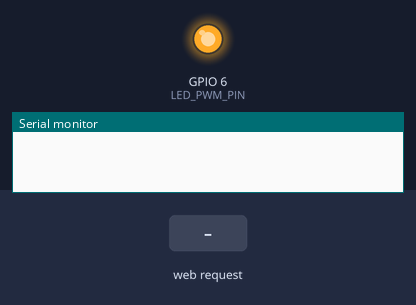
The sketch below on a simulated ESP32-C3. On the bench: output pins drawn as LEDs (lit = HIGH), the last lines printed to the serial monitor. The test bench sets the inputs (shaded band).

Above: at 0.1 s.
At 2.0 s:
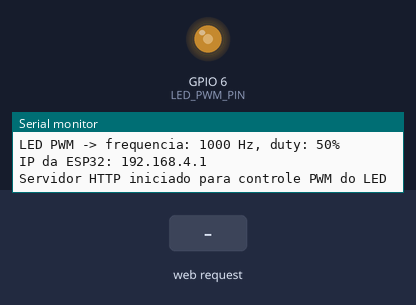
2.1 s: HTTP request GET /set?freq=120 received
At 2.6 s:
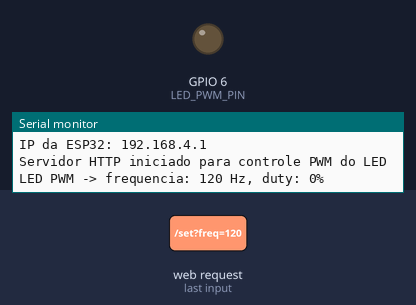
Timing chart, 0 to 5.1 s (numbered marks = the images above; inputs shaded):
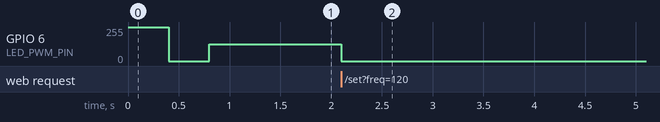

The sketch:

webserver_led.ino
```cpp
#include <Arduino.h>
#include <WiFi.h>
#include <WebServer.h>

const char* ssid = "ESP32_do_grupinho_s";
const char* password = "12345678";

WebServer server(80);

const uint8_t LED_PWM_PIN = 6;
const uint8_t LED_PWM_RESOLUTION = 14;

uint32_t ledFrequency = 1000;
uint8_t ledDutyPercent = 50;

uint32_t maxDuty(uint8_t resolution) {
    return (1UL << resolution) - 1;
}

bool setupPwm(uint8_t pin, uint32_t freq, uint8_t resolution) {
    return ledcAttach(pin, freq, resolution);
}

bool changeFrequency(uint8_t pin, uint32_t freq, uint8_t resolution) {
    return ledcChangeFrequency(pin, freq, resolution) != 0;
}

void writeDuty(uint8_t pin, uint32_t duty) {
    ledcWrite(pin, duty);
}

uint32_t dutyFromPercent(uint8_t percent) {
    percent = constrain(percent, 0, 100);
    return (maxDuty(LED_PWM_RESOLUTION) * percent) / 100;
}

String paginaHTML() {
    String html = R"rawliteral(
<!DOCTYPE html>
<html>
<head>
    <meta charset="UTF-8">
    <meta name="viewport" content="width=device-width, initial-scale=1.0">
    <title>PWM LED ESP32-C3</title>
    <style>
        body {
            font-family: Arial;
            background-color: #1e1e2f;
            color: white;
            display: flex;
            justify-content: center;
            align-items: center;
            min-height: 100vh;
            margin: 0;
        }
        .container {
            background-color: #2b2b40;
            padding: 36px;
            border-radius: 20px;
            box-shadow: 0px 0px 20px rgba(0,0,0,0.3);
            text-align: center;
            width: min(92vw, 460px);
        }
        h1 { margin-bottom: 24px; }
        label { display: block; margin-top: 18px; }

        input[type=range] {
            width: 280px;
            margin: 10px;
        }

        button {
            font-size: 20px;
            padding: 10px 20px;
            margin: 18px 10px 10px;
            border: none;
            border-radius: 10px;
            cursor: pointer;
        }

        .status {
            margin-top: 18px;
            line-height: 1.6;
        }
    </style>
</head>
<body>
    <div class="container">
        <h1>Controle PWM do LED</h1>

        <form action="/set" method="GET">
)rawliteral";

    // Slider da frequência
    html += "<label>Frequencia (Hz)</label>";
    html += "<input type='range' "
            "name='freq' "
            "min='10' "
            "max='1000' "
            "value='" + String(ledFrequency) + "'>";

    html += "<p>" + String(ledFrequency) + " Hz</p>";

    // Slider do duty cycle
    html += "<label>Duty Cycle (%)</label>";
    html += "<input type='range' "
            "name='duty' "
            "min='0' "
            "max='100' "
            "value='" + String(ledDutyPercent) + "'>";

    html += "<p>" + String(ledDutyPercent) + "%</p>";

    html += R"rawliteral(
            <br>
            <button type="submit">Aplicar</button>
        </form>

        <div class="status">
)rawliteral";

    html += "Frequencia atual: " + String(ledFrequency) + " Hz<br>";
    html += "Duty atual: " + String(ledDutyPercent) + "%";

    html += R"rawliteral(
        </div>
    </div>
</body>
</html>
)rawliteral";

    return html;
}

void applyLedPwm(uint32_t freq, uint8_t dutyPercent) {
    ledFrequency = freq;
    ledDutyPercent = constrain(dutyPercent, 0, 100);

    changeFrequency(LED_PWM_PIN, ledFrequency, LED_PWM_RESOLUTION);
    writeDuty(LED_PWM_PIN, dutyFromPercent(ledDutyPercent));

    Serial.print("LED PWM -> frequencia: ");
    Serial.print(ledFrequency);
    Serial.print(" Hz, duty: ");
    Serial.print(ledDutyPercent);
    Serial.println("%");
}

void handleRoot() {
    server.send(200, "text/html", paginaHTML());
}

void handleSet() {
    uint32_t freq = server.arg("freq").toInt();
    uint8_t duty = server.arg("duty").toInt();

    if (freq < 10 || freq > 1000) {
        server.send(400, "text/plain", "Frequencia invalida");
        return;
    }

    if (duty > 100) {
        server.send(400, "text/plain", "Duty invalido");
        return;
    }

    applyLedPwm(freq, duty);
    server.send(200, "text/html", paginaHTML());
}

void setup() {
    Serial.begin(115200);

    pinMode(LED_PWM_PIN, OUTPUT);
    digitalWrite(LED_PWM_PIN, HIGH);
    delay(400);
    digitalWrite(LED_PWM_PIN, LOW);
    delay(400);

    setupPwm(LED_PWM_PIN, ledFrequency, LED_PWM_RESOLUTION);
    applyLedPwm(ledFrequency, ledDutyPercent);

    WiFi.softAP(ssid, password);
    IPAddress IP = WiFi.softAPIP();

    Serial.print("IP da ESP32: ");
    Serial.println(IP);

    server.on("/", handleRoot);
    server.on("/set", handleSet);
    server.begin();

    Serial.println("Servidor HTTP iniciado para controle PWM do LED");
}

void loop() {
    server.handleClient();
}
```

Measured:
- after the input at 2.1 s, GPIO 6 (LED_PWM_PIN): 127/255 → 0/255 at once
